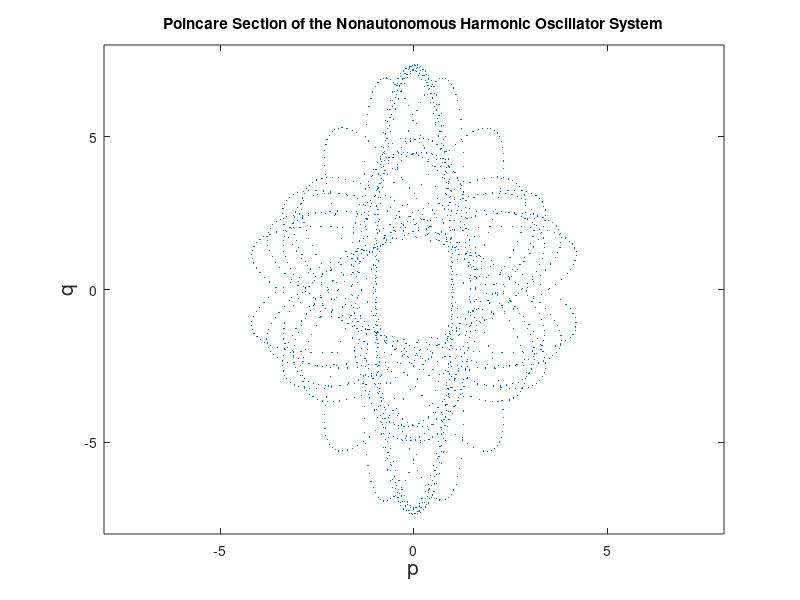

Here is the MATLAB script that generated this plot:
% R=\sin(\varepsilon t) and \varepsilon=0.1; m=1.
% Poincare section for the nonautonomous Harmonic Oscillator system.
clear
deq=@(t,x) [-(sin(0.1*t))^2*x(2);x(1)];
options=odeset('RelTol',1e-4,'AbsTol',1e-4);
[t,xx]=ode45(deq,0:(2/1.25)*pi:(4000/1.25)*pi,[1,0]);
plot(xx(:,1),xx(:,2),'.','MarkerSize',1)
fsize=15;
axis([-8 8 -8 8])
xlabel('p','FontSize',fsize)
ylabel('q','FontSize',fsize)
title('Poincare Section of the Nonautonomous Harmonic Oscillator System')